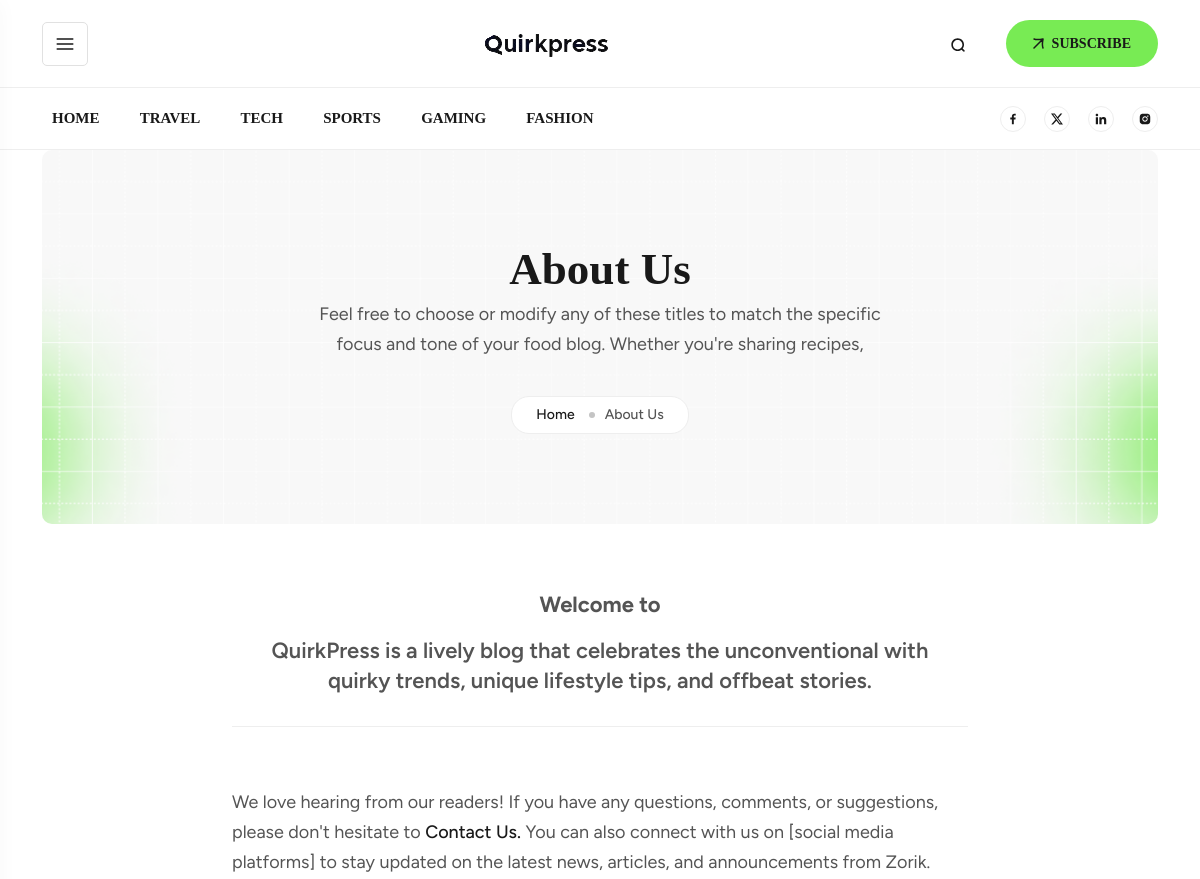
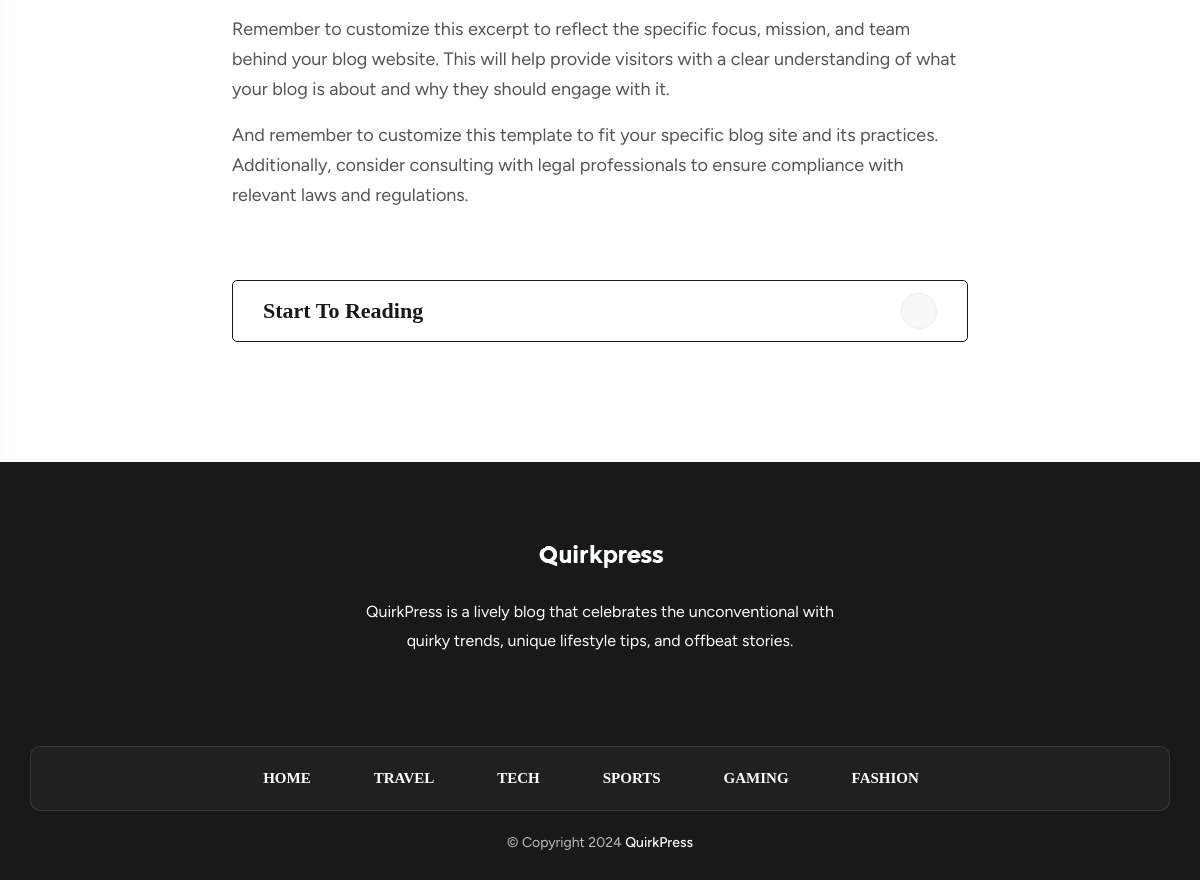
The page /about/ on the database its author committed (2 pictures, top to bottom).
### blog/models.py (models this page shows, shortened)
class Category(models.Model):
    name = models.CharField(max_length=20)

### blog/views.py (the view)
# urls.py: path('about/',views.about_us,name='about'),
def about_us(request):
    return render(request,'about.html')

### blog/context_processors.py (called while the page is built)
def category_list(request):
    return {
        'categories': Category.objects.all()
    }

### templates/about.html
{%extends 'base.html'%}
{%load static%}
{%block content%}
<div class="inner-page-banner-section mb-70">
    <div class="container">
    <div class="row">
    <div class="col-lg-12">
    <div class="inner-page-banner-wrapper" style="background-image: url(/static/assets/image/Background-7.png);">
    <div class="banner-content">
    <h1>About Us</h1>
    <p>Feel free to choose or modify any of these titles to match the specific focus and tone of your food blog. Whether you're sharing recipes,</p>
    <ul class="breadcrumb-list">
    <li><a href="/">Home</a></li>
    <li>About Us</li>
    </ul>
    </div>
    </div>
    </div>
    </div>
    </div>
    </div>
    <div class="about-section mb-120">
    <div class="container">
    <div class="row justify-content-center">
    <div class="col-lg-8">
    <div class="welcome-area text-center">
    <span>Welcome to</span>
    <p> QuirkPress is a lively blog that celebrates the unconventional with quirky trends, unique lifestyle tips, and offbeat stories.</p>
    </div>
    <div class="about-content">
    <p>We love hearing from our readers! If you have any questions, comments, or suggestions, please don't hesitate to <a href="/">Contact Us.</a> You can also connect with us on [social media platforms] to stay updated on the latest news, articles, and announcements from Zorik.</p>
    <p>Remember to customize this excerpt to reflect the specific focus, mission, and team behind your blog website. This will help provide visitors with a clear understanding of what your blog is about
    and why they should engage with it.</p>
    <p>And remember to customize this template to fit your specific blog site and its practices. Additionally, consider consulting with legal professionals to ensure compliance with relevant laws and regulations.</p>
    </div>
    <a href="{%url 'blog:post-list'%}" class="start-reading-btn">Start To Reading <span><i class="bi bi-chevron-right"></i></span></a>
    </div>
    </div>
    </div>
    </div>
{%endblock content%}

### templates/base.html (shortened to what this page needs)
{%load static%}
<!DOCTYPE html>
<html lang="en">
<head>
    <link rel="stylesheet" href="{%static 'assets/css/swiper-bundle.min.css'%}">
    <link rel="stylesheet" href="{%static 'assets/css/jquery.fancybox.min.css'%}">
    <link rel="stylesheet" href="{%static 'assets/css/animate.css'%}">
    <link rel="stylesheet" href="{%static 'assets/css/nice-select.css'%}">
    <link rel="stylesheet" href="{%static 'assets/css/bootstrap-icons.min.css'%}">
    <link rel="stylesheet" href="{%static 'assets/css/bootstrap.min.css'%}">
    <link rel="stylesheet" href="{%static 'assets/css/boxicons.min.css'%}">
    <link rel="stylesheet" href="{%static 'assets/css/style.css'%}">
</head>
<body id="body">
    <div class="header-area2">
        <div class="container d-flex align-items-center justify-content-between">
            <div class="header-menu-icon">
                <div class="menu-icon">
                    <svg width="20" height="20" viewBox="0 0 20 20" xmlns="http://www.w3.org/2000/svg">
                        <path fill-rule="evenodd" clip-rule="evenodd"
                            d="M1.66675 9.16666H18.3334V10.8333H1.66675V9.16666ZM1.66675 4.16666H18.3334V5.83332H1.66675V4.16666ZM1.66675 14.1667H18.3334V15.8333H1.66675V14.1667Z" />
                    </svg>
                </div>
                <div class="tt-style-switch">
                    <i class="bi bi-brightness-low-fill"></i>
                </div>
            </div>
            <div class="header-logo">
                <a href="/"><img alt="image" class="img-fluid dark"
                    src="{%static 'assets/image/quirkpress-dark.png' %}"></a>
            </div>
            <div class="header-right d-md-flex d-none">
                <div class="search-bar">
                    <div class="search-btn">
                    </div>
                </div>
                <div class="subscribe-btn ">
                    <a href="#" class="primary-btn hover-btn">
                        <svg class="arrow" width="11" height="11" viewBox="0 0 11 11"
                            xmlns="http://www.w3.org/2000/svg">
                            <path
                                d="M0.999756 10L9.99976 1M9.99976 1C7.99976 1.375 3.62476 2.125 0.999756 1M9.99976 1C9.62476 2.875 8.87476 7 9.99976 10"
                                stroke="#191919" stroke-width="1.5" stroke-linecap="round" />
                        </svg>
                        SUBSCRIBE
                    </a>
                </div>
            </div>
        </div>
    </div>
    <header class="life-style d-lg-flex d-none">
        <div class="container-md">
            <div class="col-lg-12">
                <div class="header-wrapper">
                    <div class="main-menu">
                        <ul class="menu-list">
                            <li><a href="/">Home</a></li>
                            {%for category in categories%}
                            <li><a href="{%url 'blog:posts-per-category' category.name%}">{{category.name}}</a></li>
                           {%endfor%}
                        </ul>
                    </div>
                    <div class="nav-right d-flex jsutify-content-end align-items-center">
                        <ul class="social-area">
                            <li>
                                <a href="https://www.facebook.com/">
                                </a>
                            </li>
                            <li>
                                <a href="https://x.com/">
                                </a>
                            </li>
                            <li>
                                <a href="https://www.linkedin.com/">
                                </a>
                            </li>
                            <li>
                                <a href="https://www.instagram.com/">
                                </a>
                            </li>
                        </ul>
                    </div>
                </div>
            </div>
        </div>
    </header>
    {%block content%}
    {%endblock content%}
    <footer class="footer-section2">
        <div class="footer-top">
            <div class="container">
                <div class="row ">
                    <div class="col-lg-12 justify-content-center  d-flex mb-70">
                        <div class="footer-top-content">
                            <a href="/"><img src="{%static 'assets/image/quirkpress-light.png'%}" alt="logo"></a>
                            <p>QuirkPress is a lively blog that celebrates the unconventional with quirky trends, unique lifestyle tips, and offbeat stories.</p>
                        </div>
                    </div>
                    <div class="footer-list">
                        <ul>
                            <li><a href="/">HOME
                                </a></li>
                                {%for category in categories%}
                            <li><a href="{%url 'blog:posts-per-category' category.name%}">{{category.name | upper}}
                                </a></li>
                                {%endfor%}
                        </ul>
                    </div>
                    <div class="copyright-area">
                        <p> &copy; Copyright 2024 <a href="/"> QuirkPress </a>
                                </p>
                    </div>
                </div>
            </div>
        </div>
    </footer>
</body>
</html>

### rows shown on the page
Category: name "TRAVEL"
Category: name "TECH"
Category: name "SPORTS"
Category: name "GAMING"
Category: name "FASHION"
